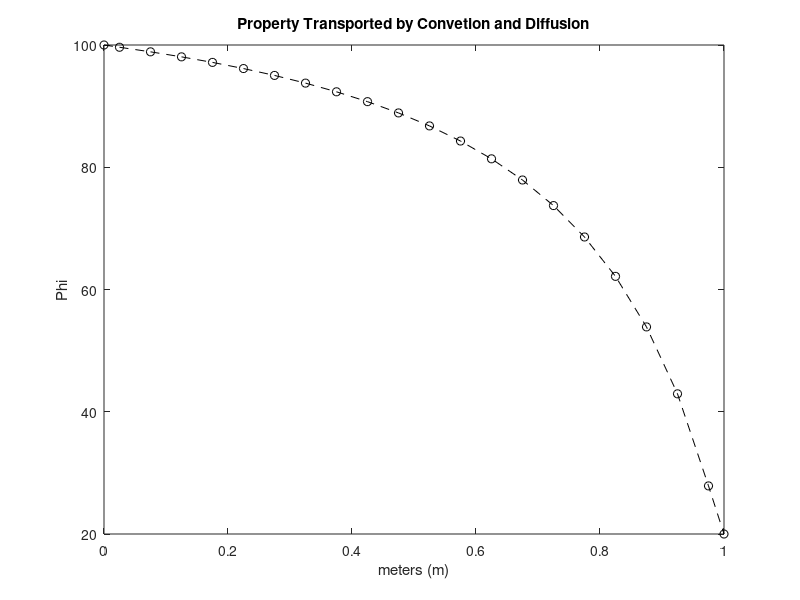

Write MATLAB code to recreate this figure.
%------- ENGR401 - Property Transported by Convetion and Diffusion -------%
%
%
% Ben Munro
% Developed : 28/04/2013
% Last Modified : 28/04/2013
%
% Uses CENTRAL DIFFERENCING SCHEME
%
% V & M Example 5.1
% Discription : Solve for temperature along a rod wih 1D heat conduction,
% no internal source or heat loss and specified end temperatures.

clc
clear

%# Known Values
L = 1;
dx = 1/20;
rho = 884;
PhiA = 100;
PhiB = 20;
Q=1.7e-12;
k =0.144;
c=1910;
Gamma = 0.1;

%# Create Mesh
x = dx/2:dx:L;
N=length(x);

%# Calculated Constants

Area =linspace((0.01/2)^2*pi,(0.005/2)^2*pi,N);
u = Q./Area;



%# Create Matrix
A = zeros(N,N);
b = zeros(N,1);

for i = 1:N
    
    if x(i) == min(x)
        
        
        Dw = k*Area(i)/dx;      De = k*Area(i+1)/dx;
        Fw = Q*rho*c;       Fe = Q*rho*c;
        aw = Dw + (Fw/2);   ae = De - (Fe/2);
        
        A(i,i) = ae + (2*De+Fe);
        A(i,i+1) = -ae;
        b(i,1) = (2*De+Fe)*PhiA;
        
    elseif x(i) == max(x)
        
        Dw = k*Area(i-1)/dx;      De = k*Area(N)/dx;
        Fw = Q*rho*c;       Fe = Q*rho*c;
        aw = Dw + (Fw/2);   ae = De - (Fe/2);
        
        A(i,i) = aw + (2*Dw-Fw);
        A(i,i-1) = -aw;
        b(i,1) = (2*Dw-Fw)*PhiB;
        
    else
        Dw = k*Area(i-1)/dx;      De = k*Area(i+1)/dx;
        Fw = Q*rho*c;       Fe = Q*rho*c;
        aw = Dw + (Fw/2);   ae = De - (Fe/2);
        A(i,i) = ae + aw + Fe - Fw;
        A(i,i+1) = -ae;
        A(i,i-1) = -aw;
        
    end
    
end

%# Solve linear system of equations For Phi along bar
Phi = A\b;
disp('Phi along rod')
disp(Phi)

%# Plot Results
plot([0,x,L],[PhiA;Phi;PhiB],'o--k')
title('Property Transported by Convetion and Diffusion')
xlabel('meters (m)')
ylabel('Phi')


